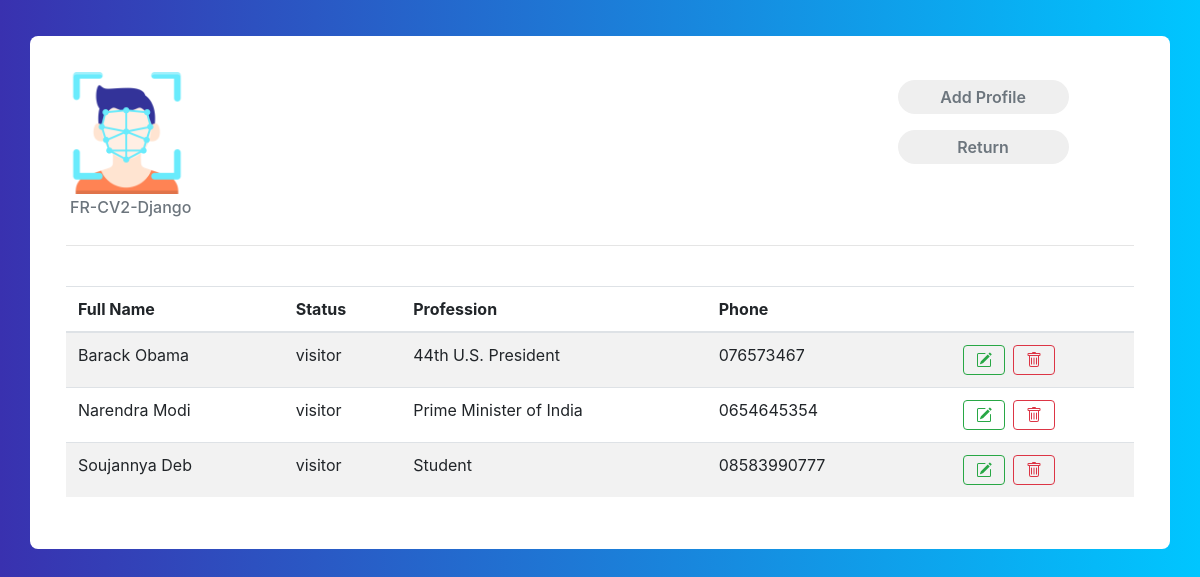
/profiles/, run on the app's committed database.
### core/models.py (models this page shows, shortened)
class Profile(models.Model):
    first_name = models.CharField(max_length=70)
    last_name = models.CharField(max_length=70)
    date = models.DateField()
    phone = models.BigIntegerField()
    email = models.EmailField()
    ranking = models.IntegerField()
    profession = models.CharField(max_length=200)
    status = models.CharField(choices=types,max_length=20,null=True,blank=False,default='employee')
    present = models.BooleanField(default=False)
    image = models.ImageField()
    updated = models.DateTimeField(auto_now=True)
    shift = models.TimeField()

### core/views.py (the view)
# urls.py: path('profiles/', profiles, name= 'profiles'),
def profiles(request):
    profiles = Profile.objects.all()
    context = {
        'profiles': profiles
    }
    return render(request, 'core/profiles.html', context)

### core/templates/core/profiles.html (shortened to what this page needs)
{% extends "core/base.html" %}
{% load static %}
{% block content %}
<div class="container emp-profile">
    <div class="row">
        <div class="col-md-3">
            <img src="{% static 'img/fcicon.png'%}" alt="" width="50%">
            <h6 class="text-muted p-1"> FR-CV2-Django</h6>
        </div>
        <div class="col-md-6">
        </div>
        <div class="col-md-3">
            <a href="{% url 'add_profile' %}"><input type="submit" class="profile-edit-btn m-2 " name="btnAddMore"
                    value="Add Profile" /></a>
            <a   href="{% url 'index' %}"><input type="submit" class="profile-edit-btn m-2 "
                        name="btnAddMore" value="Return" /></a>
        </div>
    </div>
    <hr>
    <div class="tab-content" id="myTabContent">
        <br>
        <table class="table table-striped ">
            <thead>
                <tr>
                    <th scope="col">Full Name</th>
                    <th scope="col">Status</th>
                    <th scope="col">Profession</th>
                    <th scope="col">Phone</th>
                    <th scope="col"> </th>
                    <th scope="col"> </th>
                </tr>
            </thead>
            <tbody>
                {% for profile in profiles %}
                <tr>
                    <td>{{profile.first_name}} {{profile.last_name}}</td>
                    <td>{{profile.status}}</td>
                    <td>{{profile.profession}}</td>
                    <td>0{{profile.phone}}</td>
                    <td></td>
                    <td>
                        <div class="btn-group btn-group-toggle">
                            <a href="{% url 'edit_profile' profile.id %}">
                                <button type="button" class="btn btn-outline-success mr-1">
                                </button>
                            </a>
                            <a href="{% url 'delete_profile' profile.id %}">
                                <button type="button" class="btn btn-outline-danger ml-1">
                                </button>
                            </a>
                        </div>
                    </td>
                </tr>
                {% endfor%}
            </tbody>
        </table>
    </div>
</div>
{% endblock content %}

### static/css/details.css (style rules this page uses)
.emp-profile { padding: 3%; margin-top: 3%; margin-bottom: 3%; border-radius: 0.5rem; background: #fff; }
.profile-edit-btn { border: none; border-radius: 1.5rem; width: 70%; padding: 2%; font-weight: 600; color: #6c757d; cursor: pointer; }

### static/css/body.css (style rules this page uses)
body { background: -webkit-linear-gradient(left, #3931af, #00c6ff); }

### data on the page
Profile: first_name "Barack", last_name "Obama", status "visitor", profession "44th U.S. President", phone "76573467"
Profile: first_name "Narendra", last_name "Modi", status "visitor", profession "Prime Minister of India", phone "654645354"
Profile: first_name "Soujannya", last_name "Deb", status "visitor", profession "Student", phone "8583990777"
